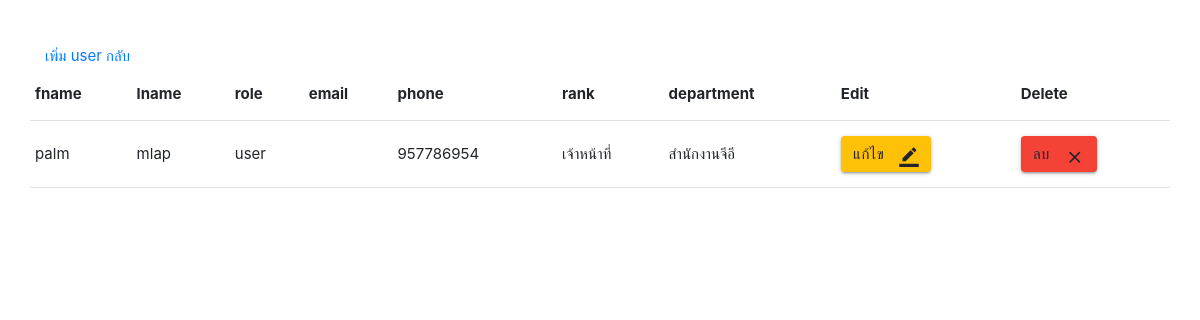
Screenshot of /admin_renovate/show_user.php (signed in) with the database file from the repository.
### tables this page shows
CREATE TABLE `user` (
  `id` varchar(255) NOT NULL,
  `password` text NOT NULL,
  `fname` text NOT NULL,
  `lname` text NOT NULL,
  `role` text NOT NULL,
  `email` text NOT NULL,
  `phone` text NOT NULL,
  `rank` text NOT NULL,
  `department` text NOT NULL
);

### admin_renovate/show_user.php (the view, shortened to what this page needs)
<?php
require './../server.php';
$sql = "SELECT * FROM user WHERE user.role = 'user'";
$result = mysqli_query($connect,$sql);
?>
<!DOCTYPE html>
<html lang="en">
<head>
    <link href="../css/materialize.css" type="text/css" rel="stylesheet" media="screen,projection" />
    <link href="../css/style.css" type="text/css" rel="stylesheet" media="screen,projection" /><link rel="stylesheet" href="https://stackpath.bootstrapcdn.com/bootstrap/4.3.1/css/bootstrap.min.css">
</head>
<body>
<div class="container">
    <div class="row">
        <div class="col-12">
            <br><br>
            <a href="admin_add_user.php" type="button">เพิ่ม user</a>
            <a href="admin_page.php">กลับ</a>
        </div>
        <table class="highlight">
            <thead>
                <tr>
                    <th>fname</th>
                    <th>lname</th>
                    <th>role</th>
                    <th>email</th>
                    <th>phone</th>
                    <th>rank</th>
                    <th>department</th>
                    <th>Edit</th>
                    <th>Delete</th>
                </tr>
            </thead>
            <tbody>
            <?php while($row = mysqli_fetch_array($result)){  ?>
                <tr>
                    <td><?php echo$row['fname']?></td>
                    <td><?php echo$row['lname']?></td>
                    <td><?php echo$row['role']?></td>
                    <td><?php echo$row['email']?></td>
                    <td><?php echo$row['phone']?></td>
                    <td><?php echo$row['rank']?></td>
                    <td><?php echo$row['department']?></td>
                    <td>
                        <a>
                            <button type="submit" form="ee" class="btn pulse amber darken-4-effect amber darken-4-light">แก้ไข
                                <i class="material-icons right">border_color</i>
                            </button>
                        </a>
                    </td>
                    <td>
                        <a>
                            <button id="lob" type="submit" form="ee" class="btn pulse red accent-4-effect red accent-4-light">ลบ
                                <i class="material-icons right">close</i>
                            </button>
                        </a>
                    </td>
                </tr>
                <?php } ?>
            </tbody>
        </table>
    </div>
</div>
</body>
</html>

### rows the page displays
user: fname "palm", lname "mlap", role "user", phone "957786954", rank "เจ้าหน้าที่", department "สำนักงานจีอี"
